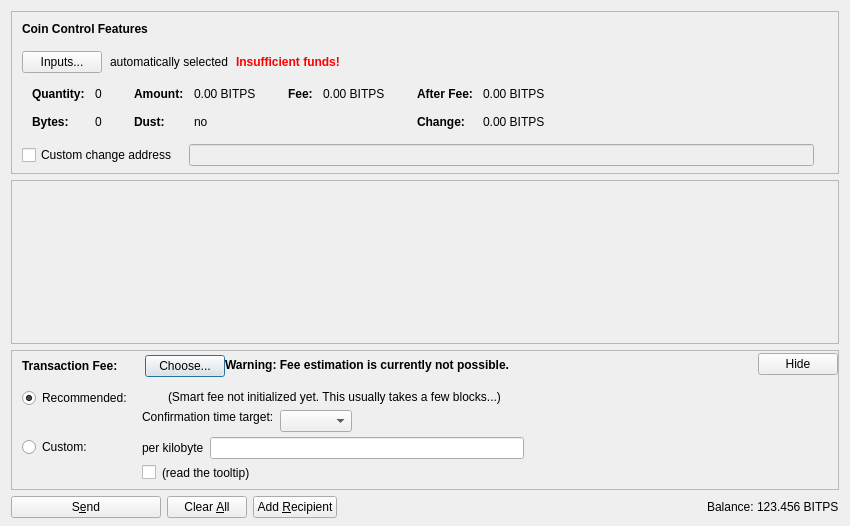
<?xml version="1.0" encoding="UTF-8"?>
<ui version="4.0">
 <class>SendCoinsDialog</class>
 <widget class="QDialog" name="SendCoinsDialog">
  <property name="geometry">
   <rect>
    <x>0</x>
    <y>0</y>
    <width>850</width>
    <height>526</height>
   </rect>
  </property>
  <property name="windowTitle">
   <string>Send Coins</string>
  </property>
  <layout class="QVBoxLayout" name="verticalLayout" stretch="0,1,0,0">
   <property name="bottomMargin">
    <number>8</number>
   </property>
   <item>
    <widget class="QFrame" name="frameCoinControl">
     <property name="sizePolicy">
      <sizepolicy hsizetype="Expanding" vsizetype="Expanding">
       <horstretch>0</horstretch>
       <verstretch>0</verstretch>
      </sizepolicy>
     </property>
     <property name="maximumSize">
      <size>
       <width>16777215</width>
       <height>16777215</height>
      </size>
     </property>
     <property name="frameShape">
      <enum>QFrame::StyledPanel</enum>
     </property>
     <property name="frameShadow">
      <enum>QFrame::Sunken</enum>
     </property>
     <layout class="QVBoxLayout" name="verticalLayoutCoinControl2">
      <property name="spacing">
       <number>0</number>
      </property>
      <property name="leftMargin">
       <number>0</number>
      </property>
      <property name="topMargin">
       <number>0</number>
      </property>
      <property name="rightMargin">
       <number>0</number>
      </property>
      <property name="bottomMargin">
       <number>6</number>
      </property>
      <item>
       <layout class="QVBoxLayout" name="verticalLayoutCoinControl" stretch="0,0,0,0,1">
        <property name="spacing">
         <number>0</number>
        </property>
        <property name="leftMargin">
         <number>10</number>
        </property>
        <property name="topMargin">
         <number>10</number>
        </property>
        <item>
         <layout class="QHBoxLayout" name="horizontalLayoutCoinControl1">
          <property name="bottomMargin">
           <number>15</number>
          </property>
          <item>
           <widget class="QLabel" name="labelCoinControlFeatures">
            <property name="sizePolicy">
             <sizepolicy hsizetype="Preferred" vsizetype="Maximum">
              <horstretch>0</horstretch>
              <verstretch>0</verstretch>
             </sizepolicy>
            </property>
            <property name="font">
             <font>
              <weight>75</weight>
              <bold>true</bold>
             </font>
            </property>
            <property name="styleSheet">
             <string notr="true">font-weight:bold;</string>
            </property>
            <property name="text">
             <string>Coin Control Features</string>
            </property>
           </widget>
          </item>
         </layout>
        </item>
        <item>
         <layout class="QHBoxLayout" name="horizontalLayoutCoinControl2" stretch="0,0,0,0">
          <property name="spacing">
           <number>8</number>
          </property>
          <property name="bottomMargin">
           <number>10</number>
          </property>
          <item>
           <widget class="QPushButton" name="pushButtonCoinControl">
            <property name="styleSheet">
             <string notr="true"/>
            </property>
            <property name="text">
             <string>Inputs...</string>
            </property>
            <property name="autoDefault">
             <bool>false</bool>
            </property>
           </widget>
          </item>
          <item>
           <widget class="QLabel" name="labelCoinControlAutomaticallySelected">
            <property name="text">
             <string>automatically selected</string>
            </property>
            <property name="margin">
             <number>5</number>
            </property>
           </widget>
          </item>
          <item>
           <widget class="QLabel" name="labelCoinControlInsuffFunds">
            <property name="font">
             <font>
              <weight>75</weight>
              <bold>true</bold>
             </font>
            </property>
            <property name="styleSheet">
             <string notr="true">color:red;font-weight:bold;</string>
            </property>
            <property name="text">
             <string>Insufficient funds!</string>
            </property>
            <property name="margin">
             <number>5</number>
            </property>
           </widget>
          </item>
          <item>
           <spacer name="horizontalSpacerCoinControl">
            <property name="orientation">
             <enum>Qt::Horizontal</enum>
            </property>
            <property name="sizeHint" stdset="0">
             <size>
              <width>40</width>
              <height>1</height>
             </size>
            </property>
           </spacer>
          </item>
         </layout>
        </item>
        <item>
         <widget class="QWidget" name="widgetCoinControl" native="true">
          <property name="sizePolicy">
           <sizepolicy hsizetype="Preferred" vsizetype="Preferred">
            <horstretch>0</horstretch>
            <verstretch>0</verstretch>
           </sizepolicy>
          </property>
          <property name="minimumSize">
           <size>
            <width>0</width>
            <height>0</height>
           </size>
          </property>
          <property name="styleSheet">
           <string notr="true"/>
          </property>
          <layout class="QHBoxLayout" name="horizontalLayoutCoinControl5">
           <property name="leftMargin">
            <number>0</number>
           </property>
           <property name="topMargin">
            <number>0</number>
           </property>
           <property name="rightMargin">
            <number>0</number>
           </property>
           <property name="bottomMargin">
            <number>0</number>
           </property>
           <item>
            <layout class="QHBoxLayout" name="horizontalLayoutCoinControl3" stretch="0,0,0,1">
             <property name="spacing">
              <number>20</number>
             </property>
             <property name="topMargin">
              <number>0</number>
             </property>
             <property name="bottomMargin">
              <number>10</number>
             </property>
             <item>
              <layout class="QFormLayout" name="formLayoutCoinControl1">
               <property name="horizontalSpacing">
                <number>10</number>
               </property>
               <property name="verticalSpacing">
                <number>14</number>
               </property>
               <property name="leftMargin">
                <number>10</number>
               </property>
               <property name="topMargin">
                <number>4</number>
               </property>
               <property name="rightMargin">
                <number>6</number>
               </property>
               <item row="0" column="0">
                <widget class="QLabel" name="labelCoinControlQuantityText">
                 <property name="font">
                  <font>
                   <weight>75</weight>
                   <bold>true</bold>
                  </font>
                 </property>
                 <property name="text">
                  <string>Quantity:</string>
                 </property>
                 <property name="margin">
                  <number>0</number>
                 </property>
                </widget>
               </item>
               <item row="0" column="1">
                <widget class="QLabel" name="labelCoinControlQuantity">
                 <property name="cursor">
                  <cursorShape>IBeamCursor</cursorShape>
                 </property>
                 <property name="contextMenuPolicy">
                  <enum>Qt::ActionsContextMenu</enum>
                 </property>
                 <property name="text">
                  <string notr="true">0</string>
                 </property>
                 <property name="margin">
                  <number>0</number>
                 </property>
                 <property name="textInteractionFlags">
                  <set>Qt::LinksAccessibleByMouse|Qt::TextSelectableByKeyboard|Qt::TextSelectableByMouse</set>
                 </property>
                </widget>
               </item>
               <item row="1" column="0">
                <widget class="QLabel" name="labelCoinControlBytesText">
                 <property name="font">
                  <font>
                   <weight>75</weight>
                   <bold>true</bold>
                  </font>
                 </property>
                 <property name="text">
                  <string>Bytes:</string>
                 </property>
                </widget>
               </item>
               <item row="1" column="1">
                <widget class="QLabel" name="labelCoinControlBytes">
                 <property name="cursor">
                  <cursorShape>IBeamCursor</cursorShape>
                 </property>
                 <property name="contextMenuPolicy">
                  <enum>Qt::ActionsContextMenu</enum>
                 </property>
                 <property name="text">
                  <string notr="true">0</string>
                 </property>
                 <property name="textInteractionFlags">
                  <set>Qt::LinksAccessibleByMouse|Qt::TextSelectableByKeyboard|Qt::TextSelectableByMouse</set>
                 </property>
                </widget>
               </item>
              </layout>
             </item>
             <item>
              <layout class="QFormLayout" name="formLayoutCoinControl2">
               <property name="horizontalSpacing">
                <number>10</number>
               </property>
               <property name="verticalSpacing">
                <number>14</number>
               </property>
               <property name="leftMargin">
                <number>6</number>
               </property>
               <property name="topMargin">
                <number>4</number>
               </property>
               <property name="rightMargin">
                <number>6</number>
               </property>
               <item row="0" column="0">
                <widget class="QLabel" name="labelCoinControlAmountText">
                 <property name="font">
                  <font>
                   <weight>75</weight>
                   <bold>true</bold>
                  </font>
                 </property>
                 <property name="text">
                  <string>Amount:</string>
                 </property>
                 <property name="margin">
                  <number>0</number>
                 </property>
                </widget>
               </item>
               <item row="0" column="1">
                <widget class="QLabel" name="labelCoinControlAmount">
                 <property name="cursor">
                  <cursorShape>IBeamCursor</cursorShape>
                 </property>
                 <property name="contextMenuPolicy">
                  <enum>Qt::ActionsContextMenu</enum>
                 </property>
                 <property name="text">
                  <string notr="true">0.00 BITPS</string>
                 </property>
                 <property name="textInteractionFlags">
                  <set>Qt::LinksAccessibleByMouse|Qt::TextSelectableByKeyboard|Qt::TextSelectableByMouse</set>
                 </property>
                </widget>
               </item>
               <item row="1" column="0">
                <widget class="QLabel" name="labelCoinControlLowOutputText">
                 <property name="font">
                  <font>
                   <weight>75</weight>
                   <bold>true</bold>
                  </font>
                 </property>
                 <property name="text">
                  <string>Dust:</string>
                 </property>
                </widget>
               </item>
               <item row="1" column="1">
                <widget class="QLabel" name="labelCoinControlLowOutput">
                 <property name="cursor">
                  <cursorShape>IBeamCursor</cursorShape>
                 </property>
                 <property name="contextMenuPolicy">
                  <enum>Qt::ActionsContextMenu</enum>
                 </property>
                 <property name="text">
                  <string notr="true">no</string>
                 </property>
                 <property name="textInteractionFlags">
                  <set>Qt::LinksAccessibleByMouse|Qt::TextSelectableByKeyboard|Qt::TextSelectableByMouse</set>
                 </property>
                </widget>
               </item>
              </layout>
             </item>
             <item>
              <layout class="QFormLayout" name="formLayoutCoinControl3">
               <property name="horizontalSpacing">
                <number>10</number>
               </property>
               <property name="verticalSpacing">
                <number>14</number>
               </property>
               <property name="leftMargin">
                <number>6</number>
               </property>
               <property name="topMargin">
                <number>4</number>
               </property>
               <property name="rightMargin">
                <number>6</number>
               </property>
               <item row="0" column="0">
                <widget class="QLabel" name="labelCoinControlFeeText">
                 <property name="font">
                  <font>
                   <weight>75</weight>
                   <bold>true</bold>
                  </font>
                 </property>
                 <property name="text">
                  <string>Fee:</string>
                 </property>
                 <property name="margin">
                  <number>0</number>
                 </property>
                </widget>
               </item>
               <item row="0" column="1">
                <widget class="QLabel" name="labelCoinControlFee">
                 <property name="cursor">
                  <cursorShape>IBeamCursor</cursorShape>
                 </property>
                 <property name="contextMenuPolicy">
                  <enum>Qt::ActionsContextMenu</enum>
                 </property>
                 <property name="text">
                  <string notr="true">0.00 BITPS</string>
                 </property>
                 <property name="textInteractionFlags">
                  <set>Qt::LinksAccessibleByMouse|Qt::TextSelectableByKeyboard|Qt::TextSelectableByMouse</set>
                 </property>
                </widget>
               </item>
              </layout>
             </item>
             <item>
              <layout class="QFormLayout" name="formLayoutCoinControl4">
               <property name="horizontalSpacing">
                <number>10</number>
               </property>
               <property name="verticalSpacing">
                <number>14</number>
               </property>
               <property name="leftMargin">
                <number>6</number>
               </property>
               <property name="topMargin">
                <number>4</number>
               </property>
               <property name="rightMargin">
                <number>6</number>
               </property>
               <item row="0" column="0">
                <widget class="QLabel" name="labelCoinControlAfterFeeText">
                 <property name="font">
                  <font>
                   <weight>75</weight>
                   <bold>true</bold>
                  </font>
                 </property>
                 <property name="text">
                  <string>After Fee:</string>
                 </property>
                 <property name="margin">
                  <number>0</number>
                 </property>
                </widget>
               </item>
               <item row="0" column="1">
                <widget class="QLabel" name="labelCoinControlAfterFee">
                 <property name="cursor">
                  <cursorShape>IBeamCursor</cursorShape>
                 </property>
                 <property name="contextMenuPolicy">
                  <enum>Qt::ActionsContextMenu</enum>
                 </property>
                 <property name="text">
                  <string notr="true">0.00 BITPS</string>
                 </property>
                 <property name="textInteractionFlags">
                  <set>Qt::LinksAccessibleByMouse|Qt::TextSelectableByKeyboard|Qt::TextSelectableByMouse</set>
                 </property>
                </widget>
               </item>
               <item row="1" column="0">
                <widget class="QLabel" name="labelCoinControlChangeText">
                 <property name="font">
                  <font>
                   <weight>75</weight>
                   <bold>true</bold>
                  </font>
                 </property>
                 <property name="text">
                  <string>Change:</string>
                 </property>
                </widget>
               </item>
               <item row="1" column="1">
                <widget class="QLabel" name="labelCoinControlChange">
                 <property name="cursor">
                  <cursorShape>IBeamCursor</cursorShape>
                 </property>
                 <property name="contextMenuPolicy">
                  <enum>Qt::ActionsContextMenu</enum>
                 </property>
                 <property name="text">
                  <string notr="true">0.00 BITPS</string>
                 </property>
                 <property name="textInteractionFlags">
                  <set>Qt::LinksAccessibleByMouse|Qt::TextSelectableByKeyboard|Qt::TextSelectableByMouse</set>
                 </property>
                </widget>
               </item>
              </layout>
             </item>
            </layout>
           </item>
          </layout>
         </widget>
        </item>
        <item>
         <layout class="QHBoxLayout" name="horizontalLayoutCoinControl4" stretch="0,0,0">
          <property name="spacing">
           <number>12</number>
          </property>
          <property name="sizeConstraint">
           <enum>QLayout::SetDefaultConstraint</enum>
          </property>
          <property name="topMargin">
           <number>5</number>
          </property>
          <property name="rightMargin">
           <number>5</number>
          </property>
          <item>
           <widget class="QCheckBox" name="checkBoxCoinControlChange">
            <property name="toolTip">
             <string>If this is activated, but the change address is empty or invalid, change will be sent to a newly generated address.</string>
            </property>
            <property name="text">
             <string>Custom change address</string>
            </property>
           </widget>
          </item>
          <item>
           <widget class="QValidatedLineEdit" name="lineEditCoinControlChange">
            <property name="enabled">
             <bool>false</bool>
            </property>
            <property name="sizePolicy">
             <sizepolicy hsizetype="Expanding" vsizetype="Fixed">
              <horstretch>0</horstretch>
              <verstretch>0</verstretch>
             </sizepolicy>
            </property>
           </widget>
          </item>
          <item>
           <widget class="QLabel" name="labelCoinControlChangeLabel">
            <property name="sizePolicy">
             <sizepolicy hsizetype="Preferred" vsizetype="Expanding">
              <horstretch>0</horstretch>
              <verstretch>0</verstretch>
             </sizepolicy>
            </property>
            <property name="minimumSize">
             <size>
              <width>0</width>
              <height>0</height>
             </size>
            </property>
            <property name="text">
             <string/>
            </property>
            <property name="margin">
             <number>3</number>
            </property>
           </widget>
          </item>
         </layout>
        </item>
        <item>
         <spacer name="verticalSpacerCoinControl">
          <property name="orientation">
           <enum>Qt::Vertical</enum>
          </property>
          <property name="sizeHint" stdset="0">
           <size>
            <width>800</width>
            <height>1</height>
           </size>
          </property>
         </spacer>
        </item>
       </layout>
      </item>
     </layout>
    </widget>
   </item>
   <item>
    <widget class="QScrollArea" name="scrollArea">
     <property name="widgetResizable">
      <bool>true</bool>
     </property>
     <widget class="QWidget" name="scrollAreaWidgetContents">
      <property name="geometry">
       <rect>
        <x>0</x>
        <y>0</y>
        <width>830</width>
        <height>104</height>
       </rect>
      </property>
      <layout class="QVBoxLayout" name="verticalLayout_2" stretch="0,1">
       <property name="leftMargin">
        <number>0</number>
       </property>
       <property name="topMargin">
        <number>0</number>
       </property>
       <property name="rightMargin">
        <number>0</number>
       </property>
       <property name="bottomMargin">
        <number>0</number>
       </property>
       <item>
        <layout class="QVBoxLayout" name="entries">
         <property name="spacing">
          <number>6</number>
         </property>
        </layout>
       </item>
       <item>
        <spacer name="verticalSpacer">
         <property name="orientation">
          <enum>Qt::Vertical</enum>
         </property>
         <property name="sizeHint" stdset="0">
          <size>
           <width>20</width>
           <height>40</height>
          </size>
         </property>
        </spacer>
       </item>
      </layout>
     </widget>
    </widget>
   </item>
   <item>
    <widget class="QFrame" name="frameFee">
     <property name="sizePolicy">
      <sizepolicy hsizetype="Expanding" vsizetype="Expanding">
       <horstretch>0</horstretch>
       <verstretch>0</verstretch>
      </sizepolicy>
     </property>
     <property name="maximumSize">
      <size>
       <width>16777215</width>
       <height>16777215</height>
      </size>
     </property>
     <property name="frameShape">
      <enum>QFrame::StyledPanel</enum>
     </property>
     <property name="frameShadow">
      <enum>QFrame::Sunken</enum>
     </property>
     <layout class="QVBoxLayout" name="verticalLayoutFee1">
      <property name="spacing">
       <number>0</number>
      </property>
      <property name="leftMargin">
       <number>0</number>
      </property>
      <property name="topMargin">
       <number>0</number>
      </property>
      <property name="rightMargin">
       <number>0</number>
      </property>
      <property name="bottomMargin">
       <number>0</number>
      </property>
      <item>
       <layout class="QVBoxLayout" name="verticalLayoutFee2" stretch="0,0,0">
        <property name="spacing">
         <number>0</number>
        </property>
        <property name="leftMargin">
         <number>10</number>
        </property>
        <property name="topMargin">
         <number>0</number>
        </property>
        <item>
         <layout class="QHBoxLayout" name="horizontalLayoutFee1">
          <property name="bottomMargin">
           <number>0</number>
          </property>
          <item>
           <layout class="QVBoxLayout" name="verticalLayoutFee7">
            <property name="spacing">
             <number>0</number>
            </property>
            <item>
             <spacer name="verticalSpacerSmartFee">
              <property name="orientation">
               <enum>Qt::Vertical</enum>
              </property>
              <property name="sizeType">
               <enum>QSizePolicy::Fixed</enum>
              </property>
              <property name="sizeHint" stdset="0">
               <size>
                <width>1</width>
                <height>4</height>
               </size>
              </property>
             </spacer>
            </item>
            <item>
             <layout class="QHBoxLayout" name="horizontalLayoutSmartFee">
              <property name="spacing">
               <number>10</number>
              </property>
              <item>
               <widget class="QLabel" name="labelFeeHeadline">
                <property name="sizePolicy">
                 <sizepolicy hsizetype="Preferred" vsizetype="Maximum">
                  <horstretch>0</horstretch>
                  <verstretch>0</verstretch>
                 </sizepolicy>
                </property>
                <property name="font">
                 <font>
                  <weight>75</weight>
                  <bold>true</bold>
                 </font>
                </property>
                <property name="styleSheet">
                 <string notr="true">font-weight:bold;</string>
                </property>
                <property name="text">
                 <string>Transaction Fee:</string>
                </property>
               </widget>
              </item>
              <item>
               <widget class="QLabel" name="labelFeeMinimized">
                <property name="text">
                 <string/>
                </property>
               </widget>
              </item>
              <item>
               <widget class="QPushButton" name="buttonChooseFee">
                <property name="text">
                 <string>Choose...</string>
                </property>
               </widget>
              </item>
             </layout>
            </item>
            <item>
             <spacer name="verticalSpacer_5">
              <property name="orientation">
               <enum>Qt::Vertical</enum>
              </property>
              <property name="sizeHint" stdset="0">
               <size>
                <width>1</width>
                <height>1</height>
               </size>
              </property>
             </spacer>
            </item>
           </layout>
          </item>
          <item>
           <widget class="QLabel" name="fallbackFeeWarningLabel">
            <property name="toolTip">
             <string>Using the fallbackfee can result in sending a transaction that will take several hours or days (or never) to confirm. Consider choosing your fee manually or wait until you have validated the complete chain.</string>
            </property>
            <property name="font">
            <font>
                <weight>75</weight>
                <bold>true</bold>
            </font>
            </property>
            <property name="text">
             <string>Warning: Fee estimation is currently not possible.</string>
            </property>
            <property name="wordWrap">
             <bool>false</bool>
            </property>
           </widget>
          </item>
          <item>
           <spacer name="horizontalSpacer_4">
            <property name="orientation">
             <enum>Qt::Horizontal</enum>
            </property>
            <property name="sizeType">
             <enum>QSizePolicy::MinimumExpanding</enum>
            </property>
            <property name="sizeHint" stdset="0">
             <size>
              <width>40</width>
              <height>20</height>
             </size>
            </property>
           </spacer>
          </item>
          <item>
           <widget class="QPushButton" name="buttonMinimizeFee">
            <property name="toolTip">
             <string>collapse fee-settings</string>
            </property>
            <property name="text">
             <string>Hide</string>
            </property>
           </widget>
          </item>
         </layout>
        </item>
        <item>
         <widget class="QFrame" name="frameFeeSelection">
          <layout class="QVBoxLayout" name="verticalLayoutFee12">
           <property name="spacing">
            <number>0</number>
           </property>
           <property name="leftMargin">
            <number>0</number>
           </property>
           <property name="topMargin">
            <number>0</number>
           </property>
           <property name="rightMargin">
            <number>0</number>
           </property>
           <property name="bottomMargin">
            <number>0</number>
           </property>
           <item>
            <layout class="QGridLayout" name="gridLayoutFee">
             <property name="topMargin">
              <number>10</number>
             </property>
             <property name="bottomMargin">
              <number>4</number>
             </property>
             <property name="horizontalSpacing">
              <number>10</number>
             </property>
             <property name="verticalSpacing">
              <number>4</number>
             </property>
             <item row="1" column="1">
              <layout class="QVBoxLayout" name="verticalLayoutFee8">
               <property name="spacing">
                <number>6</number>
               </property>
               <item>
                <layout class="QHBoxLayout" name="horizontalLayoutFee13">
                 <item>
                  <widget class="QLabel" name="labelCustomPerKilobyte">
                   <property name="toolTip">
                    <string>If the custom fee is set to 1000 satoshis and the transaction is only 250 bytes, then &quot;per kilobyte&quot; only pays 250 satoshis in fee, while &quot;total at least&quot; pays 1000 satoshis. For transactions bigger than a kilobyte both pay by kilobyte.</string>
                   </property>
                   <property name="text">
                    <string>per kilobyte</string>
                   </property>
                  </widget>
                 </item>
                 <item>
                  <widget class="BitcoinAmountField" name="customFee"/>
                 </item>
                 <item>
                  <spacer name="horizontalSpacer_6">
                   <property name="orientation">
                    <enum>Qt::Horizontal</enum>
                   </property>
                   <property name="sizeHint" stdset="0">
                    <size>
                     <width>1</width>
                     <height>1</height>
                    </size>
                   </property>
                  </spacer>
                 </item>
                </layout>
               </item>
               <item>
                <layout class="QHBoxLayout" name="horizontalLayoutFee8">
                 <item>
                  <widget class="QCheckBox" name="checkBoxMinimumFee">
                   <property name="toolTip">
                    <string>Paying only the minimum fee is just fine as long as there is less transaction volume than space in the blocks. But be aware that this can end up in a never confirming transaction once there is more demand for bitcoinpirate transactions than the network can process.</string>
                   </property>
                   <property name="text">
                    <string/>
                   </property>
                  </widget>
                 </item>
                 <item>
                  <widget class="QLabel" name="labelMinFeeWarning">
                   <property name="enabled">
                    <bool>true</bool>
                   </property>
                   <property name="toolTip">
                    <string>Paying only the minimum fee is just fine as long as there is less transaction volume than space in the blocks. But be aware that this can end up in a never confirming transaction once there is more demand for bitcoinpirate transactions than the network can process.</string>
                   </property>
                   <property name="text">
                    <string>(read the tooltip)</string>
                   </property>
                   <property name="margin">
                    <number>5</number>
                   </property>
                  </widget>
                 </item>
                 <item>
                  <spacer name="horizontalSpacer_2">
                   <property name="orientation">
                    <enum>Qt::Horizontal</enum>
                   </property>
                   <property name="sizeHint" stdset="0">
                    <size>
                     <width>1</width>
                     <height>1</height>
                    </size>
                   </property>
                  </spacer>
                 </item>
                </layout>
               </item>
              </layout>
             </item>
             <item row="0" column="0">
              <layout class="QVBoxLayout" name="verticalLayoutFee4" stretch="0,1">
               <item>
                <widget class="QRadioButton" name="radioSmartFee">
                 <property name="text">
                  <string>Recommended:</string>
                 </property>
                 <property name="checked">
                  <bool>true</bool>
                 </property>
                 <attribute name="buttonGroup">
                  <string notr="true">groupFee</string>
                 </attribute>
                </widget>
               </item>
               <item>
                <spacer name="verticalSpacer_2">
                 <property name="orientation">
                  <enum>Qt::Vertical</enum>
                 </property>
                 <property name="sizeHint" stdset="0">
                  <size>
                   <width>1</width>
                   <height>1</height>
                  </size>
                 </property>
                </spacer>
               </item>
              </layout>
             </item>
             <item row="1" column="0">
              <layout class="QVBoxLayout" name="verticalLayoutFee9" stretch="0,1">
               <item>
                <widget class="QRadioButton" name="radioCustomFee">
                 <property name="text">
                  <string>Custom:</string>
                 </property>
                 <attribute name="buttonGroup">
                  <string notr="true">groupFee</string>
                 </attribute>
                </widget>
               </item>
               <item>
                <spacer name="verticalSpacer_6">
                 <property name="orientation">
                  <enum>Qt::Vertical</enum>
                 </property>
                 <property name="sizeHint" stdset="0">
                  <size>
                   <width>1</width>
                   <height>1</height>
                  </size>
                 </property>
                </spacer>
               </item>
              </layout>
             </item>
             <item row="0" column="1">
              <layout class="QVBoxLayout" name="verticalLayoutFee3" stretch="0,0,1">
               <property name="spacing">
                <number>6</number>
               </property>
               <property name="topMargin">
                <number>2</number>
               </property>
               <item>
                <layout class="QHBoxLayout" name="horizontalLayoutFee12">
                 <item>
                  <widget class="QLabel" name="labelSmartFee">
                   <property name="text">
                    <string/>
                   </property>
                   <property name="margin">
                    <number>2</number>
                   </property>
                  </widget>
                 </item>
                 <item>
                  <widget class="QLabel" name="labelFeeEstimation">
                   <property name="text">
                    <string/>
                   </property>
                  </widget>
                 </item>
                 <item>
                  <widget class="QLabel" name="labelSmartFee2">
                   <property name="text">
                    <string>(Smart fee not initialized yet. This usually takes a few blocks...)</string>
                   </property>
                   <property name="margin">
                    <number>2</number>
                   </property>
                  </widget>
                 </item>
                 <item>
                  <spacer name="horizontalSpacer_5">
                   <property name="orientation">
                    <enum>Qt::Horizontal</enum>
                   </property>
                   <property name="sizeHint" stdset="0">
                    <size>
                     <width>1</width>
                     <height>1</height>
                    </size>
                   </property>
                  </spacer>
                 </item>
                </layout>
               </item>
               <item>
                <layout class="QHBoxLayout" name="horizontalLayoutFee9">
                 <item>
                  <layout class="QVBoxLayout" name="verticalLayoutFee6">
                   <item>
                    <widget class="QLabel" name="labelSmartFee3">
                     <property name="text">
                      <string>Confirmation time target:</string>
                     </property>
                     <property name="margin">
                      <number>2</number>
                     </property>
                    </widget>
                   </item>
                   <item>
                    <spacer name="verticalSpacer_3">
                     <property name="orientation">
                      <enum>Qt::Vertical</enum>
                     </property>
                     <property name="sizeHint" stdset="0">
                      <size>
                       <width>1</width>
                       <height>1</height>
                      </size>
                     </property>
                    </spacer>
                   </item>
                  </layout>
                 </item>
                 <item>
                  <layout class="QVBoxLayout" name="verticalLayoutFee5">
                   <property name="rightMargin">
                    <number>30</number>
                   </property>
                   <item>
                    <layout class="QHBoxLayout" name="horizontalLayoutConfTarget">
                     <property name="bottomMargin">
                      <number>0</number>
                     </property>
                     <item>
                      <widget class="QComboBox" name="confTargetSelector"/>
                     </item>
                     <item>
                      <spacer name="horizontalSpacerConfTarget">
                       <property name="orientation">
                        <enum>Qt::Horizontal</enum>
                       </property>
                       <property name="sizeHint" stdset="0">
                        <size>
                         <width>40</width>
                         <height>20</height>
                        </size>
                       </property>
                      </spacer>
                     </item>
                    </layout>
                   </item>
                  </layout>
                 </item>
                </layout>
               </item>
               <item>
                <spacer name="verticalSpacer_4">
                 <property name="orientation">
                  <enum>Qt::Vertical</enum>
                 </property>
                 <property name="sizeHint" stdset="0">
                  <size>
                   <width>1</width>
                   <height>1</height>
                  </size>
                 </property>
                </spacer>
               </item>
              </layout>
             </item>
            </layout>
           </item>
          </layout>
         </widget>
        </item>
        <item>
         <spacer name="verticalSpacerFee">
          <property name="orientation">
           <enum>Qt::Vertical</enum>
          </property>
          <property name="sizeHint" stdset="0">
           <size>
            <width>40</width>
            <height>5</height>
           </size>
          </property>
         </spacer>
        </item>
       </layout>
      </item>
     </layout>
    </widget>
   </item>
   <item>
    <layout class="QHBoxLayout" name="horizontalLayout">
     <item>
      <widget class="QPushButton" name="sendButton">
       <property name="minimumSize">
        <size>
         <width>150</width>
         <height>0</height>
        </size>
       </property>
       <property name="toolTip">
        <string>Confirm the send action</string>
       </property>
       <property name="text">
        <string>S&amp;end</string>
       </property>
       <property name="icon">
        <iconset resource="../bitcoin.qrc">
         <normaloff>:/icons/send</normaloff>:/icons/send</iconset>
       </property>
       <property name="autoDefault">
        <bool>false</bool>
       </property>
       <property name="default">
        <bool>false</bool>
       </property>
      </widget>
     </item>
     <item>
      <widget class="QPushButton" name="clearButton">
       <property name="sizePolicy">
        <sizepolicy hsizetype="Minimum" vsizetype="Fixed">
         <horstretch>0</horstretch>
         <verstretch>0</verstretch>
        </sizepolicy>
       </property>
       <property name="toolTip">
        <string>Clear all fields of the form.</string>
       </property>
       <property name="text">
        <string>Clear &amp;All</string>
       </property>
       <property name="icon">
        <iconset resource="../bitcoin.qrc">
         <normaloff>:/icons/remove</normaloff>:/icons/remove</iconset>
       </property>
       <property name="autoDefault">
        <bool>false</bool>
       </property>
      </widget>
     </item>
     <item>
      <widget class="QPushButton" name="addButton">
       <property name="toolTip">
        <string>Send to multiple recipients at once</string>
       </property>
       <property name="text">
        <string>Add &amp;Recipient</string>
       </property>
       <property name="icon">
        <iconset resource="../bitcoin.qrc">
         <normaloff>:/icons/add</normaloff>:/icons/add</iconset>
       </property>
       <property name="autoDefault">
        <bool>false</bool>
       </property>
      </widget>
     </item>
     <item>
      <spacer name="horizontalSpacer">
       <property name="orientation">
        <enum>Qt::Horizontal</enum>
       </property>
       <property name="sizeHint" stdset="0">
        <size>
         <width>40</width>
         <height>20</height>
        </size>
       </property>
      </spacer>
     </item>
     <item>
      <layout class="QHBoxLayout" name="horizontalLayout_2">
       <property name="spacing">
        <number>3</number>
       </property>
       <item>
        <widget class="QLabel" name="label">
         <property name="sizePolicy">
          <sizepolicy hsizetype="Preferred" vsizetype="Fixed">
           <horstretch>0</horstretch>
           <verstretch>0</verstretch>
          </sizepolicy>
         </property>
         <property name="text">
          <string>Balance:</string>
         </property>
        </widget>
       </item>
       <item>
        <widget class="QLabel" name="labelBalance">
         <property name="sizePolicy">
          <sizepolicy hsizetype="Preferred" vsizetype="Fixed">
           <horstretch>0</horstretch>
           <verstretch>0</verstretch>
          </sizepolicy>
         </property>
         <property name="cursor">
          <cursorShape>IBeamCursor</cursorShape>
         </property>
         <property name="text">
          <string notr="true">123.456 BITPS</string>
         </property>
         <property name="textInteractionFlags">
          <set>Qt::LinksAccessibleByMouse|Qt::TextSelectableByKeyboard|Qt::TextSelectableByMouse</set>
         </property>
        </widget>
       </item>
      </layout>
     </item>
    </layout>
   </item>
  </layout>
 </widget>
 <customwidgets>
  <customwidget>
   <class>QValidatedLineEdit</class>
   <extends>QLineEdit</extends>
   <header>qt/qvalidatedlineedit.h</header>
  </customwidget>
  <customwidget>
   <class>BitcoinAmountField</class>
   <extends>QLineEdit</extends>
   <header>qt/bitcoinamountfield.h</header>
   <container>1</container>
  </customwidget>
 </customwidgets>
 <resources>
  <include location="../bitcoin.qrc"/>
 </resources>
 <connections/>
 <buttongroups>
  <buttongroup name="groupFee"/>
 </buttongroups>
</ui>
